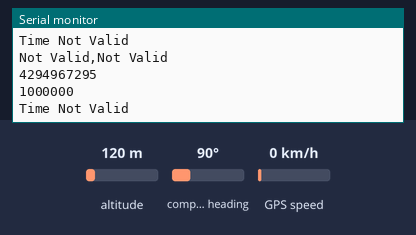
A sketch run on a simulated Arduino Uno, built with avr-gcc and run on an emulated ATmega328P. On the bench: the last lines printed to the serial monitor. The inputs (shaded band) are chosen by the test bench; at power-on: altitude 120 m, compass heading 90°, GPS speed 0 km/h. The GPS gets a fix after 3 s at 37.7749, -122.4194 with 8 satellites.

Above: at 3.2 s.
3.3 s: altitude set to 20 m
At 4.9 s:
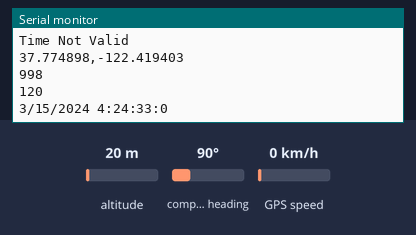
5.6 s: altitude set to 250 m
At 6.9 s:
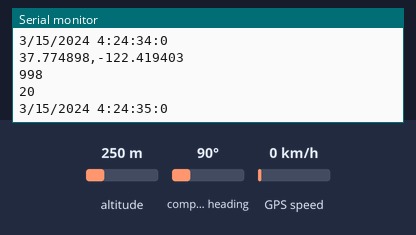
Timing chart, 0 to 8.6 s (numbered marks = the images above; inputs shaded):
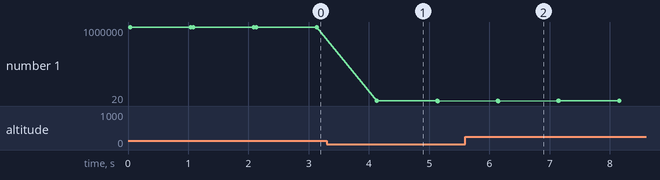

Measured:
- plotted number 1: 1000000 → 20 after the input at 3.3 s, 20 → 250 after the input at 5.6 s

The sketch:

GPS.ino
```cpp
#include <SoftwareSerial.h>

SoftwareSerial ss(4, 3);

#include <TinyGPS.h>

TinyGPS gps;

void setup () {
  Serial.begin(9600);
  ss.begin(9600);
}


void loop () {
  float lat, lon, alt;
  unsigned long age;

  //gets position and prints over Serial
  gps.f_get_position(&lat, &lon, &age);
  printFloat(lat, TinyGPS::GPS_INVALID_F_ANGLE, 6, false);
  Serial.print(',');
  printFloat(lon, TinyGPS::GPS_INVALID_F_ANGLE, 6, true);
  Serial.println(age);

  //prints altitude
  alt = gps.f_altitude();
  printFloat(alt, TinyGPS::GPS_INVALID_ALTITUDE, 0, true);

  //prints time
  printTime(gps);
  Serial.println();
  smartDelay(1000);
}


// ------------------------ Functions ------------------------ //
void printTime (TinyGPS &gps) {
  int year;
  byte month, day, hour, minute, second, hundredths;
  unsigned long age;

  gps.crack_datetime(&year, &month, &day, &hour, &minute, &second, &hundredths, &age);
  if (age == TinyGPS::GPS_INVALID_AGE) {
    Serial.println("Time Not Valid");
  } else {
    hour -= 6;
    Serial.print(month);
    Serial.print('/');
    Serial.print(day);
    Serial.print('/');
    Serial.print(year);
    Serial.print(' ');
    Serial.print(hour);
    Serial.print(':');
    Serial.print(minute);
    Serial.print(':');
    Serial.print(second);
    Serial.print(':');
    Serial.println(hundredths);
  }
}


static void smartDelay(unsigned long ms)
{
  unsigned long start = millis();
  do
  {
    while (ss.available())
      gps.encode(ss.read());
  } while (millis() - start < ms);
}

//function to print floating point variables
void printFloat (float val, float inval, int prec, bool nl) {
  if (val == inval) {
    if (nl == true) {
      Serial.println("Not Valid");
    } else {
      Serial.print("Not Valid");
    }

  } else {
    if (nl == true) {
      Serial.println(val, prec);
    } else {
      Serial.print(val, prec);
    }

  }
}
```
